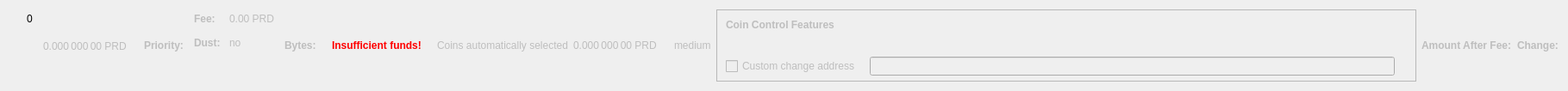
    <widget class="QWidget" name="dummyHideWidget" native="true">
     <property name="maximumSize">
      <size>
       <width>100</width>
       <height>22</height>
      </size>
     </property>
     <layout class="QHBoxLayout" name="dummyHideLayout">
      <item>
       <layout class="QFormLayout" name="formLayoutCoinControl1">
        <property name="horizontalSpacing">
         <number>10</number>
        </property>
        <property name="verticalSpacing">
         <number>14</number>
        </property>
        <property name="leftMargin">
         <number>10</number>
        </property>
        <property name="topMargin">
         <number>4</number>
        </property>
        <property name="rightMargin">
         <number>6</number>
        </property>
        <item row="0" column="1">
         <widget class="QLabel" name="labelCoinControlBytes">
          <property name="cursor">
           <cursorShape>IBeamCursor</cursorShape>
          </property>
          <property name="contextMenuPolicy">
           <enum>Qt::ActionsContextMenu</enum>
          </property>
          <property name="text">
           <string notr="true">0</string>
          </property>
          <property name="textInteractionFlags">
           <set>Qt::LinksAccessibleByMouse|Qt::TextSelectableByKeyboard|Qt::TextSelectableByMouse</set>
          </property>
         </widget>
        </item>
       </layout>
      </item>
      <item>
       <widget class="QLabel" name="labelCoinControlAfterFee">
        <property name="enabled">
         <bool>false</bool>
        </property>
        <property name="sizePolicy">
         <sizepolicy hsizetype="Fixed" vsizetype="Fixed">
          <horstretch>0</horstretch>
          <verstretch>0</verstretch>
         </sizepolicy>
        </property>
        <property name="minimumSize">
         <size>
          <width>111</width>
          <height>12</height>
         </size>
        </property>
        <property name="maximumSize">
         <size>
          <width>111</width>
          <height>12</height>
         </size>
        </property>
        <property name="cursor">
         <cursorShape>IBeamCursor</cursorShape>
        </property>
        <property name="contextMenuPolicy">
         <enum>Qt::ActionsContextMenu</enum>
        </property>
        <property name="text">
         <string notr="true">0.000 000 00 PRD</string>
        </property>
        <property name="textInteractionFlags">
         <set>Qt::LinksAccessibleByMouse|Qt::TextSelectableByKeyboard|Qt::TextSelectableByMouse</set>
        </property>
       </widget>
      </item>
      <item>
       <widget class="QLabel" name="labelCoinControlPriorityText">
        <property name="enabled">
         <bool>false</bool>
        </property>
        <property name="font">
         <font>
          <weight>75</weight>
          <bold>true</bold>
         </font>
        </property>
        <property name="text">
         <string>Priority:</string>
        </property>
       </widget>
      </item>
      <item>
       <layout class="QHBoxLayout" name="horizontalLayout"/>
      </item>
      <item>
       <layout class="QFormLayout" name="formLayoutCoinControl3">
        <property name="horizontalSpacing">
         <number>10</number>
        </property>
        <property name="verticalSpacing">
         <number>14</number>
        </property>
        <property name="leftMargin">
         <number>6</number>
        </property>
        <property name="topMargin">
         <number>4</number>
        </property>
        <property name="rightMargin">
         <number>6</number>
        </property>
        <item row="0" column="0">
         <widget class="QLabel" name="labelCoinControlFeeText">
          <property name="enabled">
           <bool>false</bool>
          </property>
          <property name="font">
           <font>
            <weight>75</weight>
            <bold>true</bold>
           </font>
          </property>
          <property name="text">
           <string>Fee:</string>
          </property>
          <property name="margin">
           <number>0</number>
          </property>
         </widget>
        </item>
        <item row="0" column="1">
         <widget class="QLabel" name="labelCoinControlFee">
          <property name="enabled">
           <bool>false</bool>
          </property>
          <property name="cursor">
           <cursorShape>IBeamCursor</cursorShape>
          </property>
          <property name="contextMenuPolicy">
           <enum>Qt::ActionsContextMenu</enum>
          </property>
          <property name="text">
           <string notr="true">0.00 PRD</string>
          </property>
          <property name="textInteractionFlags">
           <set>Qt::LinksAccessibleByMouse|Qt::TextSelectableByKeyboard|Qt::TextSelectableByMouse</set>
          </property>
         </widget>
        </item>
        <item row="1" column="0">
         <widget class="QLabel" name="labelCoinControlLowOutputText">
          <property name="enabled">
           <bool>false</bool>
          </property>
          <property name="font">
           <font>
            <weight>75</weight>
            <bold>true</bold>
           </font>
          </property>
          <property name="text">
           <string>Dust:</string>
          </property>
         </widget>
        </item>
        <item row="1" column="1">
         <widget class="QLabel" name="labelCoinControlLowOutput">
          <property name="enabled">
           <bool>false</bool>
          </property>
          <property name="cursor">
           <cursorShape>IBeamCursor</cursorShape>
          </property>
          <property name="contextMenuPolicy">
           <enum>Qt::ActionsContextMenu</enum>
          </property>
          <property name="text">
           <string>no</string>
          </property>
          <property name="textInteractionFlags">
           <set>Qt::LinksAccessibleByMouse|Qt::TextSelectableByKeyboard|Qt::TextSelectableByMouse</set>
          </property>
         </widget>
        </item>
       </layout>
      </item>
      <item>
       <widget class="QLabel" name="labelCoinControlBytesText">
        <property name="enabled">
         <bool>false</bool>
        </property>
        <property name="font">
         <font>
          <weight>75</weight>
          <bold>true</bold>
         </font>
        </property>
        <property name="text">
         <string>Bytes:</string>
        </property>
       </widget>
      </item>
      <item>
       <layout class="QFormLayout" name="formLayoutCoinControl2">
        <property name="horizontalSpacing">
         <number>10</number>
        </property>
        <property name="verticalSpacing">
         <number>14</number>
        </property>
        <property name="leftMargin">
         <number>6</number>
        </property>
        <property name="topMargin">
         <number>4</number>
        </property>
        <property name="rightMargin">
         <number>6</number>
        </property>
       </layout>
      </item>
      <item>
       <layout class="QHBoxLayout" name="horizontalLayoutCoinControl2">
        <property name="spacing">
         <number>8</number>
        </property>
        <property name="bottomMargin">
         <number>10</number>
        </property>
       </layout>
      </item>
      <item>
       <widget class="QLabel" name="labelCoinControlInsuffFunds">
        <property name="enabled">
         <bool>false</bool>
        </property>
        <property name="minimumSize">
         <size>
          <width>0</width>
          <height>0</height>
         </size>
        </property>
        <property name="font">
         <font>
          <weight>75</weight>
          <bold>true</bold>
         </font>
        </property>
        <property name="styleSheet">
         <string notr="true">color:red;font-weight:bold;</string>
        </property>
        <property name="text">
         <string>Insufficient funds!</string>
        </property>
        <property name="margin">
         <number>5</number>
        </property>
       </widget>
      </item>
      <item>
       <layout class="QFormLayout" name="formLayoutCoinControl4">
        <property name="horizontalSpacing">
         <number>10</number>
        </property>
        <property name="verticalSpacing">
         <number>14</number>
        </property>
        <property name="leftMargin">
         <number>6</number>
        </property>
        <property name="topMargin">
         <number>4</number>
        </property>
        <property name="rightMargin">
         <number>6</number>
        </property>
       </layout>
      </item>
      <item>
       <widget class="QLabel" name="labelCoinControlAutomaticallySelected">
        <property name="enabled">
         <bool>false</bool>
        </property>
        <property name="sizePolicy">
         <sizepolicy hsizetype="Fixed" vsizetype="Fixed">
          <horstretch>0</horstretch>
          <verstretch>0</verstretch>
         </sizepolicy>
        </property>
        <property name="minimumSize">
         <size>
          <width>0</width>
          <height>0</height>
         </size>
        </property>
        <property name="maximumSize">
         <size>
          <width>240</width>
          <height>16777215</height>
         </size>
        </property>
        <property name="text">
         <string>Coins automatically selected</string>
        </property>
        <property name="margin">
         <number>5</number>
        </property>
       </widget>
      </item>
      <item>
       <widget class="QLabel" name="labelCoinControlChange">
        <property name="enabled">
         <bool>false</bool>
        </property>
        <property name="sizePolicy">
         <sizepolicy hsizetype="Fixed" vsizetype="Fixed">
          <horstretch>0</horstretch>
          <verstretch>0</verstretch>
         </sizepolicy>
        </property>
        <property name="minimumSize">
         <size>
          <width>111</width>
          <height>0</height>
         </size>
        </property>
        <property name="maximumSize">
         <size>
          <width>111</width>
          <height>16777215</height>
         </size>
        </property>
        <property name="cursor">
         <cursorShape>IBeamCursor</cursorShape>
        </property>
        <property name="contextMenuPolicy">
         <enum>Qt::ActionsContextMenu</enum>
        </property>
        <property name="text">
         <string notr="true">0.000 000 00 PRD</string>
        </property>
        <property name="textInteractionFlags">
         <set>Qt::LinksAccessibleByMouse|Qt::TextSelectableByKeyboard|Qt::TextSelectableByMouse</set>
        </property>
       </widget>
      </item>
      <item>
       <widget class="QLabel" name="labelCoinControlPriority">
        <property name="enabled">
         <bool>false</bool>
        </property>
        <property name="cursor">
         <cursorShape>IBeamCursor</cursorShape>
        </property>
        <property name="contextMenuPolicy">
         <enum>Qt::ActionsContextMenu</enum>
        </property>
        <property name="text">
         <string>medium</string>
        </property>
        <property name="textInteractionFlags">
         <set>Qt::LinksAccessibleByMouse|Qt::TextSelectableByKeyboard|Qt::TextSelectableByMouse</set>
        </property>
       </widget>
      </item>
      <item>
       <widget class="QFrame" name="frameCoinControl">
        <property name="sizePolicy">
         <sizepolicy hsizetype="Expanding" vsizetype="Expanding">
          <horstretch>0</horstretch>
          <verstretch>0</verstretch>
         </sizepolicy>
        </property>
        <property name="maximumSize">
         <size>
          <width>16777215</width>
          <height>16777215</height>
         </size>
        </property>
        <property name="frameShape">
         <enum>QFrame::StyledPanel</enum>
        </property>
        <property name="frameShadow">
         <enum>QFrame::Sunken</enum>
        </property>
        <layout class="QVBoxLayout" name="verticalLayoutCoinControl2_2">
         <property name="spacing">
          <number>0</number>
         </property>
         <property name="leftMargin">
          <number>0</number>
         </property>
         <property name="topMargin">
          <number>0</number>
         </property>
         <property name="rightMargin">
          <number>0</number>
         </property>
         <property name="bottomMargin">
          <number>6</number>
         </property>
         <item>
          <layout class="QVBoxLayout" name="verticalLayoutCoinControl" stretch="0,0,0,1">
           <property name="spacing">
            <number>0</number>
           </property>
           <property name="leftMargin">
            <number>10</number>
           </property>
           <property name="topMargin">
            <number>10</number>
           </property>
           <item>
            <layout class="QHBoxLayout" name="horizontalLayoutCoinControl1">
             <property name="bottomMargin">
              <number>15</number>
             </property>
             <item>
              <widget class="QLabel" name="labelCoinControlFeatures">
               <property name="enabled">
                <bool>false</bool>
               </property>
               <property name="sizePolicy">
                <sizepolicy hsizetype="Preferred" vsizetype="Maximum">
                 <horstretch>0</horstretch>
                 <verstretch>0</verstretch>
                </sizepolicy>
               </property>
               <property name="font">
                <font>
                 <weight>75</weight>
                 <bold>true</bold>
                </font>
               </property>
               <property name="styleSheet">
                <string notr="true">font-weight:bold;</string>
               </property>
               <property name="text">
                <string>Coin Control Features</string>
               </property>
              </widget>
             </item>
            </layout>
           </item>
           <item>
            <widget class="QWidget" name="widgetCoinControl" native="true">
             <property name="sizePolicy">
              <sizepolicy hsizetype="Preferred" vsizetype="Preferred">
               <horstretch>0</horstretch>
               <verstretch>0</verstretch>
              </sizepolicy>
             </property>
             <property name="minimumSize">
              <size>
               <width>0</width>
               <height>0</height>
              </size>
             </property>
             <property name="styleSheet">
              <string notr="true"/>
             </property>
             <layout class="QHBoxLayout" name="horizontalLayoutCoinControl5_2">
              <property name="leftMargin">
               <number>0</number>
              </property>
              <property name="topMargin">
               <number>0</number>
              </property>
              <property name="rightMargin">
               <number>0</number>
              </property>
              <property name="bottomMargin">
               <number>0</number>
              </property>
              <item>
               <layout class="QHBoxLayout" name="horizontalLayoutCoinControl3">
                <property name="spacing">
                 <number>20</number>
                </property>
                <property name="topMargin">
                 <number>0</number>
                </property>
                <property name="bottomMargin">
                 <number>10</number>
                </property>
               </layout>
              </item>
             </layout>
            </widget>
           </item>
           <item>
            <layout class="QHBoxLayout" name="horizontalLayoutCoinControl4" stretch="0,0,0">
             <property name="spacing">
              <number>12</number>
             </property>
             <property name="sizeConstraint">
              <enum>QLayout::SetDefaultConstraint</enum>
             </property>
             <property name="topMargin">
              <number>5</number>
             </property>
             <property name="rightMargin">
              <number>5</number>
             </property>
             <item>
              <widget class="QCheckBox" name="checkBoxCoinControlChange">
               <property name="enabled">
                <bool>false</bool>
               </property>
               <property name="toolTip">
                <string>If this is activated, but the change address is empty or invalid, change will be sent to a newly generated address.</string>
               </property>
               <property name="text">
                <string>Custom change address</string>
               </property>
              </widget>
             </item>
             <item>
              <widget class="QValidatedLineEdit" name="lineEditCoinControlChange">
               <property name="enabled">
                <bool>false</bool>
               </property>
               <property name="sizePolicy">
                <sizepolicy hsizetype="Expanding" vsizetype="Fixed">
                 <horstretch>0</horstretch>
                 <verstretch>0</verstretch>
                </sizepolicy>
               </property>
              </widget>
             </item>
             <item>
              <widget class="QLabel" name="labelCoinControlChangeLabel_2">
               <property name="sizePolicy">
                <sizepolicy hsizetype="Preferred" vsizetype="Expanding">
                 <horstretch>0</horstretch>
                 <verstretch>0</verstretch>
                </sizepolicy>
               </property>
               <property name="minimumSize">
                <size>
                 <width>0</width>
                 <height>0</height>
                </size>
               </property>
               <property name="text">
                <string/>
               </property>
               <property name="margin">
                <number>3</number>
               </property>
              </widget>
             </item>
            </layout>
           </item>
           <item>
            <spacer name="verticalSpacerCoinControl">
             <property name="orientation">
              <enum>Qt::Vertical</enum>
             </property>
             <property name="sizeHint" stdset="0">
              <size>
               <width>800</width>
               <height>1</height>
              </size>
             </property>
            </spacer>
           </item>
          </layout>
         </item>
        </layout>
       </widget>
      </item>
      <item>
       <widget class="QLabel" name="labelCoinControlAfterFeeText">
        <property name="enabled">
         <bool>false</bool>
        </property>
        <property name="minimumSize">
         <size>
          <width>0</width>
          <height>0</height>
         </size>
        </property>
        <property name="maximumSize">
         <size>
          <width>16777215</width>
          <height>16777215</height>
         </size>
        </property>
        <property name="font">
         <font>
          <weight>75</weight>
          <bold>true</bold>
         </font>
        </property>
        <property name="text">
         <string>Amount After Fee:</string>
        </property>
        <property name="alignment">
         <set>Qt::AlignLeading|Qt::AlignLeft|Qt::AlignVCenter</set>
        </property>
        <property name="margin">
         <number>0</number>
        </property>
       </widget>
      </item>
      <item>
       <widget class="QLabel" name="labelCoinControlChangeText">
        <property name="enabled">
         <bool>false</bool>
        </property>
        <property name="sizePolicy">
         <sizepolicy hsizetype="Preferred" vsizetype="Preferred">
          <horstretch>0</horstretch>
          <verstretch>0</verstretch>
         </sizepolicy>
        </property>
        <property name="minimumSize">
         <size>
          <width>0</width>
          <height>0</height>
         </size>
        </property>
        <property name="maximumSize">
         <size>
          <width>16777215</width>
          <height>16777215</height>
         </size>
        </property>
        <property name="font">
         <font>
          <weight>75</weight>
          <bold>true</bold>
         </font>
        </property>
        <property name="text">
         <string>Change:</string>
        </property>
        <property name="alignment">
         <set>Qt::AlignLeading|Qt::AlignLeft|Qt::AlignVCenter</set>
        </property>
       </widget>
      </item>
     </layout>
    </widget>
